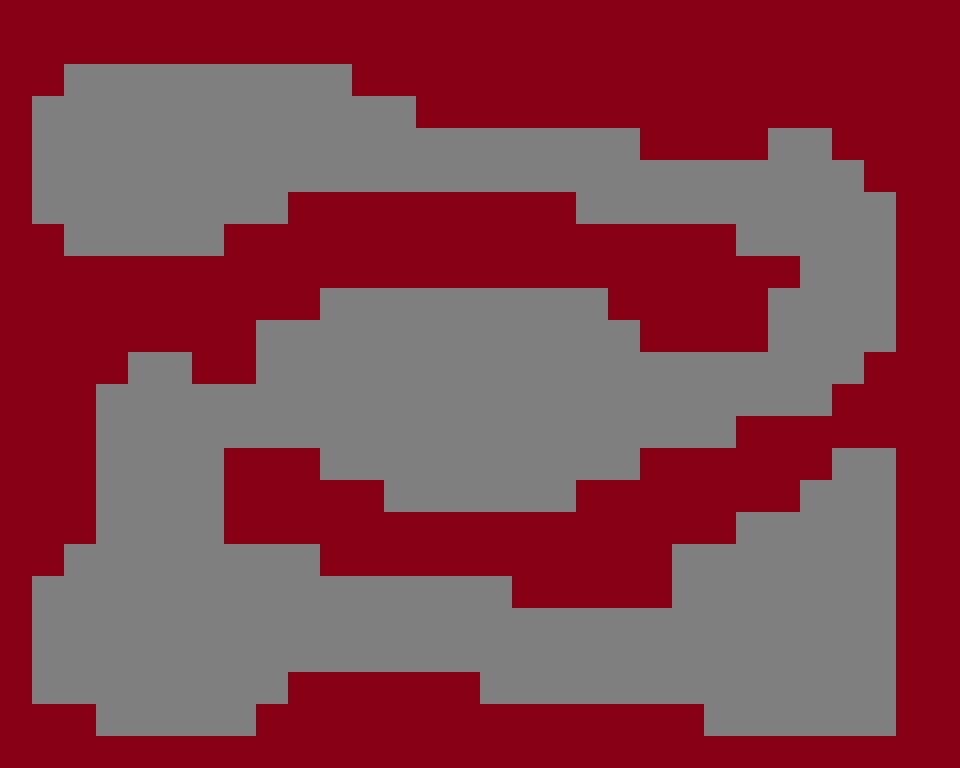

A 2D game scene composited from a Tiled map and its tileset images. What follows is a short description and the map's XML, with every tile layer's data as written:
An orthogonal 30x24 tile map with 32x32 px tiles, 1 tile layer (Tile Layer 1) and 8 objects (3x EnemySpawner, 2x Enemy, Exit, PlayerSpawn, Key).

<map version="1.10" tiledversion="1.12.2" orientation="orthogonal" renderorder="right-down" width="30" height="24" tilewidth="32" tileheight="32" infinite="0" nextlayerid="3" nextobjectid="10">
 <tileset firstgid="1" source="tileset.tsx" />
 <layer id="1" name="Tile Layer 1" width="30" height="24">
  <data encoding="csv">
2,2,2,2,2,2,2,2,2,2,2,2,2,2,2,2,2,2,2,2,2,2,2,2,2,2,2,2,2,2,
2,2,2,2,2,2,2,2,2,2,2,2,2,2,2,2,2,2,2,2,2,2,2,2,2,2,2,2,2,2,
2,2,1,1,1,1,1,1,1,1,1,2,2,2,2,2,2,2,2,2,2,2,2,2,2,2,2,2,2,2,
2,1,1,1,1,1,1,1,1,1,1,1,1,2,2,2,2,2,2,2,2,2,2,2,2,2,2,2,2,2,
2,1,1,1,1,1,1,1,1,1,1,1,1,1,1,1,1,1,1,1,2,2,2,2,1,1,2,2,2,2,
2,1,1,1,1,1,1,1,1,1,1,1,1,1,1,1,1,1,1,1,1,1,1,1,1,1,1,2,2,2,
2,1,1,1,1,1,1,1,1,2,2,2,2,2,2,2,2,2,1,1,1,1,1,1,1,1,1,1,2,2,
2,2,1,1,1,1,1,2,2,2,2,2,2,2,2,2,2,2,2,2,2,2,2,1,1,1,1,1,2,2,
2,2,2,2,2,2,2,2,2,2,2,2,2,2,2,2,2,2,2,2,2,2,2,2,2,1,1,1,2,2,
2,2,2,2,2,2,2,2,2,2,1,1,1,1,1,1,1,1,1,2,2,2,2,2,1,1,1,1,2,2,
2,2,2,2,2,2,2,2,1,1,1,1,1,1,1,1,1,1,1,1,2,2,2,2,1,1,1,1,2,2,
2,2,2,2,1,1,2,2,1,1,1,1,1,1,1,1,1,1,1,1,1,1,1,1,1,1,1,2,2,2,
2,2,2,1,1,1,1,1,1,1,1,1,1,1,1,1,1,1,1,1,1,1,1,1,1,1,2,2,2,2,
2,2,2,1,1,1,1,1,1,1,1,1,1,1,1,1,1,1,1,1,1,1,1,2,2,2,2,2,2,2,
2,2,2,1,1,1,1,2,2,2,1,1,1,1,1,1,1,1,1,1,2,2,2,2,2,2,1,1,2,2,
2,2,2,1,1,1,1,2,2,2,2,2,1,1,1,1,1,1,2,2,2,2,2,2,2,1,1,1,2,2,
2,2,2,1,1,1,1,2,2,2,2,2,2,2,2,2,2,2,2,2,2,2,2,1,1,1,1,1,2,2,
2,2,1,1,1,1,1,1,1,1,2,2,2,2,2,2,2,2,2,2,2,1,1,1,1,1,1,1,2,2,
2,1,1,1,1,1,1,1,1,1,1,1,1,1,1,1,2,2,2,2,2,1,1,1,1,1,1,1,2,2,
2,1,1,1,1,1,1,1,1,1,1,1,1,1,1,1,1,1,1,1,1,1,1,1,1,1,1,1,2,2,
2,1,1,1,1,1,1,1,1,1,1,1,1,1,1,1,1,1,1,1,1,1,1,1,1,1,1,1,2,2,
2,1,1,1,1,1,1,1,1,2,2,2,2,2,2,1,1,1,1,1,1,1,1,1,1,1,1,1,2,2,
2,2,2,1,1,1,1,1,2,2,2,2,2,2,2,2,2,2,2,2,2,2,1,1,1,1,1,1,2,2,
2,2,2,2,2,2,2,2,2,2,2,2,2,2,2,2,2,2,2,2,2,2,2,2,2,2,2,2,2,2
</data>
 </layer>
 <objectgroup id="2" name="Object Layer 1">
  <object id="1" name="Exit" x="832" y="448" width="65" height="66">
   <properties>
    <property name="Type" value="Exit" />
   </properties>
  </object>
  <object id="2" name="PlayerSpawn" x="116" y="141.333">
   <properties>
    <property name="Type" value="PlayerSpawn" />
   </properties>
   <point />
  </object>
  <object id="3" name="Enemy" x="538.667" y="157.333">
   <properties>
    <property name="Type" value="Enemy" />
   </properties>
   <point />
  </object>
  <object id="4" name="Enemy" x="838.667" y="298.667">
   <properties>
    <property name="Type" value="Enemy" />
   </properties>
   <point />
  </object>
  <object id="6" name="EnemySpawner" x="349.333" y="408">
   <properties>
    <property name="Type" value="Spawner" />
   </properties>
   <point />
  </object>
  <object id="7" name="EnemySpawner" x="226.667" y="622.667">
   <properties>
    <property name="Type" value="Spawner" />
   </properties>
   <point />
  </object>
  <object id="8" name="EnemySpawner" x="500" y="648">
   <properties>
    <property name="Type" value="Spawner" />
   </properties>
   <point />
  </object>
  <object id="9" name="Key" x="544" y="656">
   <properties>
    <property name="Type" value="Key" />
   </properties>
   <point />
  </object>
 </objectgroup>
</map>
